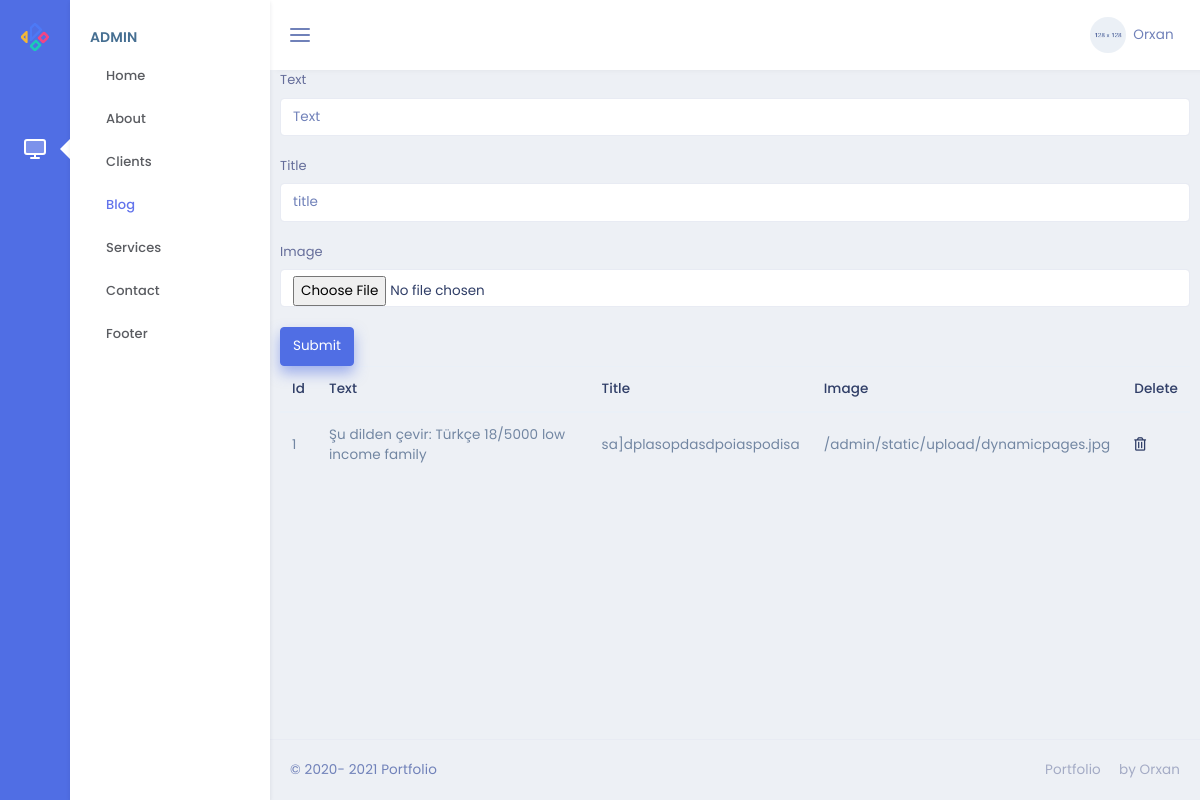
The page /admin/blog on the database its author committed.
### models.py (models this page shows)
class Blog(db.Model):
    id=db.Column(db.Integer,primary_key=True)
    text=db.Column(db.String(50),nullable=False)
    title=db.Column(db.String(50))
    image=db.Column(db.String)
    time=db.Column(db.DateTime)

### admin/routes.py (the view, shortened to what this page needs)
@admin.route('/blog' , methods=["POST","GET"])
def blog():
    blg=Blog.query.all()
    return render_template('admin/Blog/blog.html',blg=blg)

### admin/templates/admin/Blog/blog.html
{% extends "admin/base.html" %}
{% block content %}
<form action="/admin/blog" method="POST"   enctype="multipart/form-data">
    <div class="form-group">
        <label for="text">Text</label>
        <input type="text" class="form-control" name="text" id="text" placeholder="Text">
    </div>
    <div class="form-group">
        <label for="title">Title</label>
        <input type="text" class="form-control" name="title" id="title" placeholder="title">
    </div>
    <div class="form-group">
        <label for="image">Image</label>
        <input type="file" class="form-control" name="image" id="image" placeholder="image">
    </div>
    <button type="submit" class="btn btn-primary">Submit</button>
</form>
<table class="table">
    <thead>
        <tr>
            <th scope="col">Id</th>
            <th scope="col">Text</th>
            <th scope="col">Title</th>
            <th scope="col">Image</th>
            <th scope="col">Delete</th>
        </tr>
    </thead>
    <tbody>
        {% for i in blg %}
        <tr>
            <td>{{i.id}}</td>
            <td>{{i.text}}</td>
            <td>{{i.title}}</td>
            <td>{{i.image}}</td>
            <td><a href="/admin/blog/{{i.id}}"><i class="far fa-trash-alt"></i></a></td>
        </tr>
        {% endfor %}
        </tbody>
</table>
{% endblock %}

### rows shown on the page
Blog: id "1", text "Şu dilden çevir: Türkçe 18/5000 low income family", title "sa]dplasopdasdpoiaspodisa", image "/admin/static/upload/dynamicpages.jpg"
